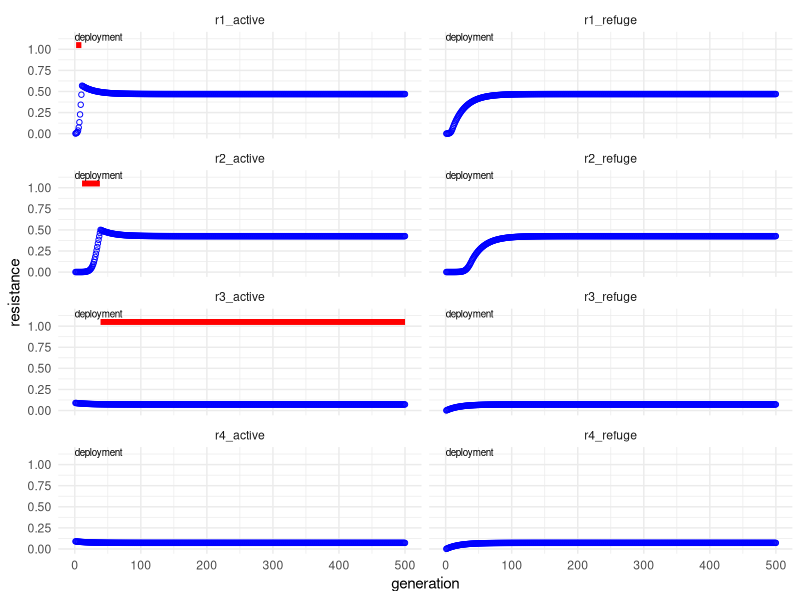

Here is the R script that generated this plot:
#Rotations simulation andy.R
#to simulate the effect of rotations on the spread of resistance
#Ian Hastings and Andy South

#can run any number of insecticides/loci 
#but at present, input will only allow a maximumum of 5


library(tidyverse)

# <<<<<<<<<<<<<<<first up are user-defined parameters>>>>>>>>>>>
#I will eventually block this out and use a function to generate values from distributions for sensitivity analysis


max_no_generations=500 #the maximum number of mosquito generations to run the simulation
no_insecticides=4 #MAX is 5<<<<the number of insecticides (and hence loci) in the simuation MAX IS 5<<<

rotation_interval=0 #frequency of rotation (in generations) NB if set to zero mean RwR i.e. rotate when resistant
rotation_criterion=0.5 #resistant allele frequency that triggers a RwR change or precludes a insecticide from being rotated in.

migration_rate_intervention=0.01 # migration rate into and out-of the treated area. It is the proportion of the treated population that migrates. We assume that immigration=emigration.
coverage=0.8; # "coverage" of the intervention is defined as the proportion of mosquitoes that are covered by the intervention (and 1-C is the proportion of the population in the untreated refugia).
migration_rate_refugia=migration_rate_intervention*coverage/(1-coverage)

diagnostics=0

#now set up some arrays to hold data. 

array_named <- function(...)  {  
array(0, dim = lengths(list(...)), dimnames = list(...))  
 }  

# andy starting to put all into a function
# example call run_rotation(rotation_interval=100)
run_rotation <- function( max_no_generations = 500, #the maximum number of mosquito generations to run the simulation
                          no_insecticides = 4, #MAX is 5<<<<the number of insecticides (and hence loci) in the simuation MAX IS 5<<<
                          
                          rotation_interval = 0, #frequency of rotation (in generations) NB if set to zero mean RwR i.e. rotate when resistant
                          rotation_criterion = 0.5, #resistant allele frequency that triggers a RwR change or precludes a insecticide from being rotated in.
                          
                          migration_rate_intervention = 0.01, # migration rate into and out-of the treated area. It is the proportion of the treated population that migrates. We assume that immigration=emigration.
                          coverage = 0.8 # "coverage" of the intervention is defined as the proportion of mosquitoes that are covered by the intervention (and 1-C is the proportion of the population in the untreated refugia).
)
{

#RAF stands for resistance allele frequency
RAF <- array_named(insecticide=1:no_insecticides, sex=c('m','f'), site=c('intervention','refugia'), gen=1:max_no_generations)
exposure <- array_named(insecticide=1:no_insecticides, sex=c('m','f'), amount=c('no','lo', 'hi'))
fitness <- array_named(insecticide=1:no_insecticides, genotype=c('SS','SR', 'RR'), amount=c('no','lo', 'hi'))
results<-array(0, dim=c(max_no_generations, 12))

#andy try to store results in data frame might make easier
df_results <- data.frame(generation=1:max_no_generations,
                    insecticide=NA,
                    r1_active=NA,
                    r1_refuge=NA,
                    r2_active=NA,
                    r2_refuge=NA,
                    r3_active=NA,
                    r3_refuge=NA,
                    r4_active=NA,
                    r4_refuge=NA,
                    r5_active=NA,
                    r5_refuge=NA, stringsAsFactors = FALSE)
#experimental
# df_res_active <- data.frame(generation=rep(1:max_no_generations,no_insecticides),
#                       insecticide=NA,
#                       region=NA,
#                       resistance=NA, stringsAsFactors = FALSE)
# df_res_refuge <- df_res_active


#inital resistance allele frequency (i.e. generation 1) in the intervention and refugia
#locus 1>>
RAF[1, 'm', 'intervention',1]=0.002;  RAF[1, 'f', 'intervention',1]=0.002;
RAF[1, 'm', 'refugia',1]=0.001;       RAF[1, 'f', 'refugia',1]=0.001
#locus 2>>
if(no_insecticides>=2){ #need to avoid exceeding size of the array
  RAF[2, 'm', 'intervention',1]=0.001;   RAF[2, 'f', 'intervention',1]=0.001;
  RAF[2, 'm', 'refugia',1]=0.001;        RAF[2, 'f', 'refugia',1]=0.001
}
#locus 3>>
if(no_insecticides>=3){
  RAF[3, 'm', 'intervention',1]=0.09;  RAF[3, 'f', 'intervention',1]=0.09;
  RAF[3, 'm', 'refugia',1]=0.001;       RAF[3, 'f', 'refugia',1]=0.001
}
#locus 4>>
if(no_insecticides>=4){
  RAF[4, 'm', 'intervention',1]=0.09;  RAF[4, 'f', 'intervention',1]=0.09;
  RAF[4, 'm', 'refugia',1]=0.001;       RAF[4, 'f', 'refugia',1]=0.001
}#locus 5>>
if(no_insecticides>=5){
  RAF[5, 'm', 'intervention',1]=0.09; RAF[5, 'f', 'intervention',1]=0.09;
  RAF[5, 'm', 'refugia',1]=0.001;      RAF[5, 'f', 'refugia',1]=0.001
}


#exposure patterns for insecticide 1
exposure[1, 'm', 'lo'] =0.1; exposure[1, 'm', 'hi'] =0.5;
exposure[1, 'm', 'no'] =1-exposure[1, 'm', 'lo']-exposure[1, 'm', 'hi']; 
exposure[1, 'f', 'lo'] =0.1; exposure[1, 'f', 'hi'] =0.6;
exposure[1, 'f', 'no'] =1-exposure[1, 'f', 'lo']-exposure[1, 'f', 'hi']; 
#exposure patterns for insecticide 2
if(no_insecticides>=2){ #need to avoid exceeding size of the array
  exposure[2, 'm', 'lo'] =0.1; exposure[2, 'm', 'hi'] =0.1;
  exposure[2, 'm', 'no'] =1-exposure[2, 'm', 'lo']-exposure[2, 'm', 'hi']; 
  exposure[2, 'f', 'lo'] =0.1; exposure[2, 'f', 'hi'] =0.1;
  exposure[2, 'f', 'no'] =1-exposure[2, 'f', 'lo']-exposure[2, 'f', 'hi']; 
}
#exposure patterns for insecticide 3
if(no_insecticides>=3){
  exposure[3, 'm', 'lo'] =0.1; exposure[3, 'm', 'hi'] =0.1;
  exposure[3, 'm', 'no'] =1-exposure[3, 'm', 'lo']-exposure[3, 'm', 'hi']; 
  exposure[3, 'f', 'lo'] =0.1; exposure[3, 'f', 'hi'] =0.1;
  exposure[3, 'f', 'no'] =1-exposure[3, 'f', 'lo']-exposure[3, 'f', 'hi'];
}
#exposure patterns for insecticide 4
if(no_insecticides>=4){
  exposure[4, 'm', 'lo'] =0.1; exposure[4, 'm', 'hi'] =0.1;
  exposure[4, 'm', 'no'] =1-exposure[4, 'm', 'lo']-exposure[4, 'm', 'hi']; 
  exposure[4, 'f', 'lo'] =0.1; exposure[4, 'f', 'hi'] =0.1;
  exposure[4, 'f', 'no'] =1-exposure[4, 'f', 'lo']-exposure[4, 'f', 'hi'];
}
#exposure patterns for insecticide 5
if(no_insecticides>=5){
  exposure[5, 'm', 'lo'] =0.1; exposure[5, 'm', 'hi'] =0.1;
  exposure[5, 'm', 'no'] =1-exposure[5, 'm', 'lo']-exposure[5, 'm', 'hi']; 
  exposure[5, 'f', 'lo'] =0.1; exposure[5, 'f', 'hi'] =0.1;
  exposure[5, 'f', 'no'] =1-exposure[5, 'f', 'lo']-exposure[5, 'f', 'hi'];
}



#genetic data for locus 1
fitness[1, 'SS', 'no']=0.1; fitness[1, 'SS', 'lo']=0.3; fitness[1, 'SS', 'hi']=0.3;
fitness[1, 'SR', 'no']=0.1; fitness[1, 'SR', 'lo']=0.7; fitness[1, 'SR', 'hi']=0.7;
fitness[1, 'RR', 'no']=0.1; fitness[1, 'RR', 'lo']=0.9; fitness[1, 'RR', 'hi']=0.9;
#genetic data for locus 2
if(no_insecticides>=2){
fitness[2, 'SS', 'no']=0.3; fitness[2, 'SS', 'lo']=0.3; fitness[2, 'SS', 'hi']=0.3;
fitness[2, 'SR', 'no']=0.3; fitness[2, 'SR', 'lo']=0.8; fitness[2, 'SR', 'hi']=0.8;
fitness[2, 'RR', 'no']=0.3; fitness[2, 'RR', 'lo']=0.9; fitness[2, 'RR', 'hi']=0.9;
}
#genetic data for locus 3
if(no_insecticides>=3){
fitness[3, 'SS', 'no']=0.3; fitness[3, 'SS', 'lo']=0.3; fitness[3, 'SS', 'hi']=0.3;
fitness[3, 'SR', 'no']=0.3; fitness[3, 'SR', 'lo']=0.3; fitness[3, 'SR', 'hi']=0.3;
fitness[3, 'RR', 'no']=0.3; fitness[3, 'RR', 'lo']=0.3; fitness[3, 'RR', 'hi']=0.3;
}
#genetic data for locus 4
if(no_insecticides>=4){
fitness[4, 'SS', 'no']=0.3; fitness[4, 'SS', 'lo']=0.3; fitness[4, 'SS', 'hi']=0.3;
fitness[4, 'SR', 'no']=0.3; fitness[4, 'SR', 'lo']=0.4; fitness[4, 'SR', 'hi']=0.4;
fitness[4, 'RR', 'no']=0.3; fitness[4, 'RR', 'lo']=0.5; fitness[4, 'RR', 'hi']=0.5;
}#genetic data for locus 5
if(no_insecticides>=5){
fitness[5, 'SS', 'no']=0.3; fitness[5, 'SS', 'lo']=0.3; fitness[5, 'SS', 'hi']=0.3;
fitness[5, 'SR', 'no']=0.3; fitness[5, 'SR', 'lo']=0.3; fitness[5, 'SR', 'hi']=0.3;
fitness[5, 'RR', 'no']=0.3; fitness[5, 'RR', 'lo']=0.3; fitness[5, 'RR', 'hi']=0.3;
}

# <<<<<<<<<<<<< end of user-defined variable >>>>>>>>>>>>>>>>>>>>>>>>

################### now to check input value are sensible, lie within their limits, etc #######################################

#>>>Now check that exposure(none) is not less than zero
for(temp_int in 1:no_insecticides){
  if (exposure[temp_int, 'm', 'no']<0) message(sprintf("warning from calibration: m exposure to no insecticide %d is <0\n", temp_int)) 
  if (exposure[temp_int, 'f', 'no']<0) message(sprintf("warning from calibration: f exposure to no insecticide %d is <0\n", temp_int)) 
}

if(migration_rate_intervention>(1-coverage)){
message(sprintf("warning from calibration: migration rate in/out of intervenation exceed 1 minus coverage\n"))   
}



#>>>>>>>> now to run the simulations <<<<<<<<<<<<<<<<<<<<<<<<<<<

current_insecticide=1 #usually start the rotation sequence at #1 but can specify any one start
next_insecticide_found=1
change_insecticide=0;
rotation_count=1

results[1,1]=1; results[1,2]=current_insecticide;

for(gen in 2:max_no_generations)
{ #start at generation 2 because generation 1 holds the user-defined initial allele frequenciess
  

for(insecticide in 1:no_insecticides){

#first the intervention site  
 if(insecticide==current_insecticide){ #i.e. insecticide selection taking place
   
   coeff_1=
     (RAF[insecticide, 'm', 'intervention',gen-1]*(1-RAF[insecticide, 'f', 'intervention',gen-1])+
     (1-RAF[insecticide, 'm','intervention',gen-1])*RAF[insecticide, 'f', 'intervention',gen-1])*0.5

   coeff_2=
     exposure[insecticide, 'm', 'no']*fitness[insecticide, 'SR', 'no']+
     exposure[insecticide, 'm', 'lo']*fitness[insecticide, 'SR', 'lo']+
     exposure[insecticide, 'm', 'hi']*fitness[insecticide, 'SR', 'hi']
    
   coeff_3=
     exposure[insecticide, 'f', 'no']*fitness[insecticide, 'SR', 'no']+
     exposure[insecticide, 'f', 'lo']*fitness[insecticide, 'SR', 'lo']+
     exposure[insecticide, 'f', 'hi']*fitness[insecticide, 'SR', 'hi']
  
#Eqn 4: first the m resistant alleles>>
  temp_coeff=
    exposure[insecticide, 'm', 'no']*fitness[insecticide, 'RR', 'no']+
    exposure[insecticide, 'm', 'lo']*fitness[insecticide, 'RR', 'lo']+
    exposure[insecticide, 'm', 'hi']*fitness[insecticide, 'RR', 'hi']
      
  F_male_r_intervention=
    RAF[insecticide, 'm', 'intervention', gen-1]*RAF[insecticide, 'f', 'intervention', gen-1]*temp_coeff+
    coeff_1*coeff_2
  
  #Eqn 5: now the male sensitive alleles>> 
  temp_coeff=
    exposure[insecticide, 'm', 'no']*fitness[insecticide, 'SS', 'no']+
    exposure[insecticide, 'm', 'lo']*fitness[insecticide, 'SS', 'lo']+
    exposure[insecticide, 'm', 'hi']*fitness[insecticide, 'SS', 'hi']
   
F_male_s_intervention=
(1-RAF[insecticide, 'm', 'intervention',gen-1])*(1-RAF[insecticide, 'f', 'intervention', gen-1])*temp_coeff+
coeff_1*coeff_2

#now normalise the male gamete frequencies and store the results
norm_coeff=F_male_r_intervention+F_male_s_intervention
RAF[insecticide, 'm', 'intervention', gen]=F_male_r_intervention/norm_coeff

    
  #now the f resistant alleles>>
  temp_coeff=
    exposure[insecticide, 'f', 'no']*fitness[insecticide, 'RR', 'no']+
    exposure[insecticide, 'f', 'lo']*fitness[insecticide, 'RR', 'lo']+
    exposure[insecticide, 'f', 'hi']*fitness[insecticide, 'RR', 'hi']
 
  F_female_r_intervention=
  RAF[insecticide, 'm', 'intervention', gen-1]*RAF[insecticide, 'f', 'intervention',gen-1]*temp_coeff+
    coeff_1*coeff_3
  
  #now the female sensitive alleles>> 
  temp_coeff=
    exposure[insecticide, 'f', 'no']*fitness[insecticide, 'SS', 'no']+
    exposure[insecticide, 'f', 'lo']*fitness[insecticide, 'SS', 'lo']+
    exposure[insecticide, 'f', 'hi']*fitness[insecticide, 'SS', 'hi']
      
 F_female_s_intervention=
(1-RAF[insecticide, 'm', 'intervention', gen-1])*(1-RAF[insecticide, 'f', 'intervention',gen-1])*temp_coeff+
coeff_1*coeff_3 

 
  #now normalise the female gamete frequencies and store the results
  norm_coeff=F_female_r_intervention+F_female_s_intervention
  RAF[insecticide, 'f', 'intervention', gen]=F_female_r_intervention/norm_coeff
  
  if(diagnostics==1) message(sprintf("generation %d: just completed insecticide selection for locus/insecticide %d\n", gen, insecticide))
  
  
} #end of loop that deals with this insecticide if it is being deployed
  
 else{ #i.e no selection for this insecticide in the intervention site
   #first the coefficient for heterozygotes common to equations 2 and 3
   temp_coeff=
     (RAF[insecticide, 'm', 'intervention',gen-1]*(1-RAF[insecticide, 'f', 'intervention',gen-1])+
     RAF[insecticide, 'f', 'intervention',gen-1]*(1-RAF[insecticide, 'm', 'intervention',gen-1]))*
     0.5*fitness[insecticide, 'SR', 'no']
                
   
#now the resistant and sensitive frequencies in untreated areas  
   F_male_r_intervention=RAF[insecticide, 'm', 'intervention',gen-1]*RAF[insecticide, 'f', 'intervention', gen-1]*fitness[insecticide, 'RR', 'no']+temp_coeff
   F_male_s_intervention=(1-RAF[insecticide, 'm', 'intervention',gen-1])*(1-RAF[insecticide, 'f', 'intervention',gen-1])*fitness[insecticide, 'SS', 'no']+temp_coeff
   #now to normalise them
   norm_coeff= F_male_r_intervention+F_male_s_intervention
   RAF[insecticide, 'm', 'intervention', gen]=F_male_r_intervention/norm_coeff
  

#same allele frequencies in both sexes if no differential exposure so 
   RAF[insecticide, 'f', 'intervention', gen]=RAF[insecticide, 'm', 'intervention', gen]
  if(diagnostics==1) message(sprintf("generation %d: just completed natural selection against locus %d in intervention site\n", gen, insecticide))   
      
 
   } #end of code for insecticides that are not being deployed  in the intervention site
    
#now for the refugia
  #first the coefficient for heterozygotes common to equations 2 and 3
  temp_coeff=(RAF[insecticide, 'm', 'refugia',gen-1]*(1-RAF[insecticide, 'f', 'refugia',gen-1])+
                RAF[insecticide, 'f', 'refugia',gen-1]*(1-RAF[insecticide, 'm','refugia',gen-1]))*
    0.5*fitness[insecticide, 'SR', 'no']
  
 
   #now the resistant and sensitive frequencies   
  F_male_r_refugia=RAF[insecticide, 'm', 'refugia',gen-1]*RAF[insecticide, 'f', 'refugia',gen-1]*
    fitness[insecticide, 'RR', 'no']+temp_coeff
  F_male_s_refugia=(1-RAF[insecticide, 'm', 'refugia',gen-1])*(1-RAF[insecticide, 'f', 'refugia', gen-1])*
    fitness[insecticide, 'SS', 'no']+temp_coeff 
  
  #now to normalise them and store the results
  norm_coeff= F_male_r_refugia+F_male_s_refugia
  RAF[insecticide, 'm', 'refugia', gen]=F_male_r_refugia/norm_coeff
  #same allele frequencies in both sexes if no differential selection so
  RAF[insecticide, 'f', 'refugia', gen]=RAF[insecticide, 'm', 'refugia', gen]
  
  if(diagnostics==1) message(sprintf("generation %d: just completed natural selection against locus %d in refugia\n", gen, insecticide))
  
}   #end of cycling insecticides

  
#now for migration between refugia and intervention site

for(temp_int in 1:no_insecticides){ 
    
 fem_intervention=
   (1-migration_rate_intervention)*RAF[temp_int, 'f', 'intervention', gen]+
   migration_rate_intervention*RAF[temp_int, 'f', 'refugia', gen]
  
 male_intervention=
   (1-migration_rate_intervention)*RAF[temp_int, 'm', 'intervention', gen]+
   migration_rate_intervention*RAF[temp_int, 'm', 'refugia', gen]
 
 fem_refugia=
   (1-migration_rate_refugia)*RAF[temp_int, 'f', 'refugia', gen]+
   migration_rate_refugia*RAF[temp_int, 'f', 'intervention', gen]
 
 male_refugia=
   (1-migration_rate_refugia)*RAF[temp_int, 'm', 'refugia', gen]+
   migration_rate_refugia*RAF[temp_int, 'm', 'intervention', gen]
 
RAF[temp_int, 'f', 'intervention', gen]=fem_intervention
RAF[temp_int, 'm', 'intervention', gen]=male_intervention 
RAF[temp_int, 'f', 'refugia', gen]=fem_refugia
RAF[temp_int, 'm', 'refugia', gen]=male_refugia

 } #end of cycling migration for each insecticide
  
  
#now to find if we need to switch current insecticide
  if(rotation_interval==0){  #i.e.  its a RwR policy:
        if(RAF[current_insecticide, 'f','intervention', gen] > rotation_criterion) change_insecticide=1
        #message(sprintf("confirm. RAF=%f, change_insecticide=%d \n", RAF[current_insecticide, 'f','intervention', gen], change_insecticide))
        }  
  
if(rotation_interval!=0){ #i.e. if freq_rotation>0 then its a policy of routine, periodic rotation
#NOTE. At the moment if all but one of the insecticides are over the thereshold frequency, the one under the threshold
#will be repeatedly deployed. For example, if there are 3 insecticides and rotation is every 10 generations. 
#if #3 is being deployed and due to rotate out at generetion 100: if only #3 is under the threshold
#it will not rotate out, but will continue to be used util the next scheduled rotation at which point
  #(a) it will continue to be use if it is the only one below the threshold 
  #(b) it will be replaced if one of the other insecticides is now below the threshold due to fitness effects or migration
  #(c) the simulation will terminate if all insecticides exceed the threshold
    
if (rotation_count!=rotation_interval) rotation_count=rotation_count+1
else change_insecticide=1 #i.e. its time to rotate so need to identify the next insecticide in the rotation
}
  
if(change_insecticide==1){
rotation_count=1; next_insecticide_found=0; candidate=current_insecticide 
            
for(temp_int in 1:no_insecticides){
  if(candidate==no_insecticides) candidate=1 else candidate=candidate+1 
  if(RAF[candidate, 'f','intervention', gen]<rotation_criterion){
    message(sprintf("generation %d, switching from insecticide %d to insecticide %d; RAF are %f and %f respectively\n",
                    gen, current_insecticide, candidate,
                    RAF[current_insecticide, 'f','intervention', gen], RAF[candidate, 'f','intervention', gen]))
    next_insecticide_found=1; current_insecticide=candidate; change_insecticide=0
      }
if(next_insecticide_found==1) break
} #end of temp_int loop
} #end of loop to try and change insecticide i.e. the "if(change_insecticide==1)" lopp

#now to store some results for ease of plotting (see later) before potentially terminating the simulation
results[gen,1]=gen; 
results[gen,2]=current_insecticide

df_results$insecticide[gen] <- current_insecticide 

if(next_insecticide_found==0){
message(sprintf("simulation terminating at generation %d because all RAFs above threshold of %f\n", gen,  rotation_criterion))
  for(temp_int in 1:no_insecticides){
    message(sprintf("frequency of resistance in females to insecticide %d is %f\n", temp_int, RAF[temp_int, 'f','intervention', gen]))  
  }
break #breaks out of looping generations and terminates the simulation
}    
  
 } #end of cycle running the gens up to max_no_generations
  
#****************************************************************  
 # NOW collate the data and draw plots

#andy trying to replace below with data frame  
#also can probably do on whole row so not require the loop
for(i_num in 1:no_insecticides)
{
  df_results[[paste0('r',i_num,'_active')]] <- 0.5*(RAF[i_num, 'm','intervention', ]+
                                                    RAF[i_num, 'f','intervention', ])
  df_results[[paste0('r',i_num,'_refuge')]] <- 0.5*(RAF[i_num, 'm','refugia', ]+
                                                    RAF[i_num, 'f','refugia', ]) 
  
  #df_res_active$region[[(i_num-1)*max_no_generations:(i_num)*max_no_generations]] <- paste0("insecticide",i_num)
  #df_res_active$resistance[[(i_num-1)*max_no_generations:(i_num)*max_no_generations]] <-  0.5*(RAF[i_num, 'm','intervention', ]+
  #                                                                                             RAF[i_num, 'f','intervention', ])
}
#but if I want to facet by intervention may want to structure differently
#generation, treatment, resistance
df_res2 <- df_results %>%
  gather('r1_refuge', 'r1_active',
         'r2_refuge', 'r2_active',
         'r3_refuge', 'r3_active',
         'r4_refuge', 'r4_active',
         #'r5_refuge', 'r5_active', 
         key=region, value=resistance)

for(temp_int in 1:max_no_generations){

results[temp_int,3]=0.5*(RAF[1, 'm','intervention', temp_int]+RAF[1, 'f','intervention', temp_int]) #locus 1
results[temp_int,4]=0.5*(RAF[1, 'm','refugia', temp_int]+RAF[1, 'f','refugia', temp_int]) #locus 1
if(no_insecticides>=2){
results[temp_int,5]=0.5*(RAF[2, 'm','intervention', temp_int]+RAF[2, 'f','intervention', temp_int]) #locus 2
results[temp_int,6]=0.5*(RAF[2, 'm','refugia', temp_int]+RAF[2,'f','refugia', temp_int]) #locus 2
}
if(no_insecticides>=3){
results[temp_int,7]=0.5*(RAF[3, 'm','intervention', temp_int]+RAF[3, 'f','intervention', temp_int]) #locus 3
results[temp_int,8]=0.5*(RAF[3, 'm','refugia', temp_int]+RAF[3, 'f','refugia', temp_int]) #locus 3
}
if(no_insecticides>=4){
results[temp_int,9]=0.5*(RAF[4, 'm','intervention', temp_int]+RAF[4, 'f','intervention', temp_int]) #locus 4
results[temp_int,10]=0.5*(RAF[4, 'm','refugia', temp_int]+RAF[4,'f','refugia', temp_int]) #locus 4
}
if(no_insecticides>=5){
results[temp_int,11]=0.5*(RAF[5, 'm','intervention', temp_int]+RAF[5, 'f','intervention', temp_int]) #locus 5
results[temp_int,12]=0.5*(RAF[5, 'm','refugia', temp_int]+RAF[5, 'f','refugia', temp_int]) #locus 5
}

} #end of temp_int loop

# do the plots
#rot_plot_use(df_res2)
rot_plot_resistance(df_res2)

} # end of run_rotation()



#ggplot( df_results, aes_string(x='generation',y='r1_active') ) + 
#  geom_point(shape=1, colour='red') #+


#facet by insecticide and active/refuge
rot_plot_resistance <- function(df_res2) {
  
  # to allow plotting of insecticide in use
  # add column which has a value if insecticide in use & NA if not
  # the value (currently 1.05) determines where the line appears on the y axis
  df_res2 <- df_res2 %>%
    #mutate( i_in_use = ifelse(insecticide==1,1,NA))
    mutate( i_in_use = ifelse(stringr::str_detect(region,paste0(insecticide,"_active")),1.05,NA))    
  
  gg <- ggplot( df_res2, aes_string(x='generation',y='resistance') ) + 
    geom_point(shape=1, colour='blue') +
    #geom_line( colour='blue') +  
    facet_wrap('region', ncol=2) +
    #theme(axis.text.x = element_blank()) +
    #add insecticide use indication
    geom_line( aes_string(x='generation',y='i_in_use'), colour='red', lwd=2) +
    annotate("text", x = 0, y = 1.15, label = "deployment", size = 2.5, hjust='left') +
    #scale_y_continuous(breaks=c(0,0.2,0.4,0.6,0.8,1)) +
    scale_y_continuous(breaks=c(0,0.25,0.5,0.75,1)) +
    #theme_bw()
    theme_minimal()
  
  plot(gg)
} 


#insecticide use (currently restricted to 4)
rot_plot_use <- function(df_res2) {
  ggplot( df_res2, aes_string(x='generation',y='insecticide') ) + 
    geom_point(shape=1, colour='red') +
    #geom_line( colour='blue') +  
    #facet_wrap('region', ncol=2) +
    ylim(1,4) +
    theme_bw() 
    #theme(axis.text.x = element_blank()) 
}


# run function & do the plots
df_res2 <- run_rotation()
#rot_plot_resistance(df_res2)

